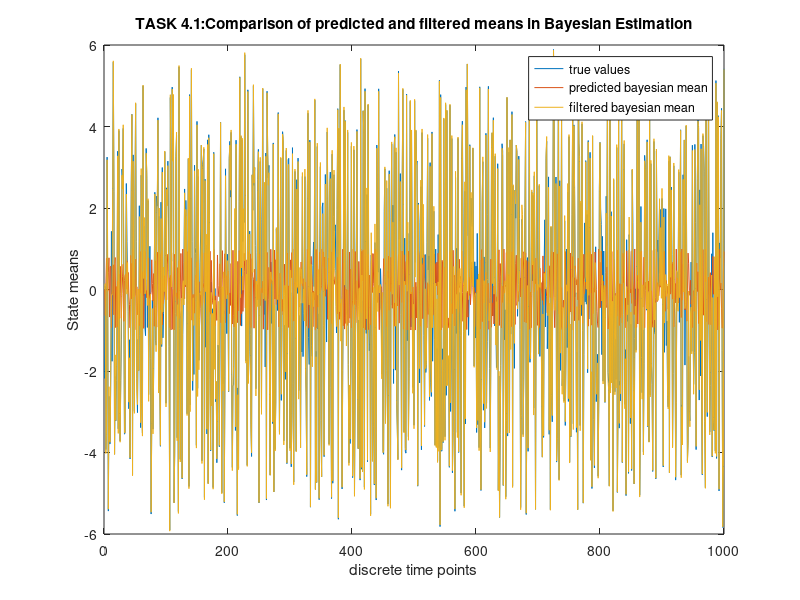
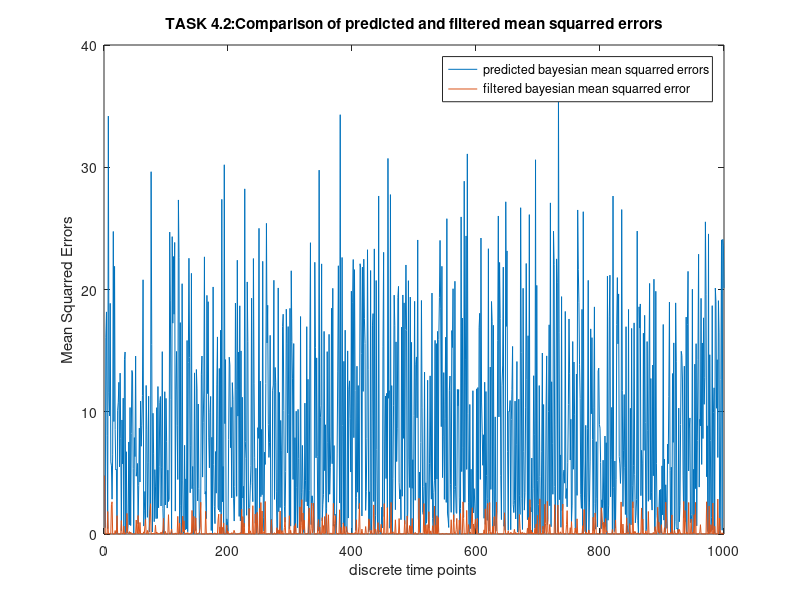
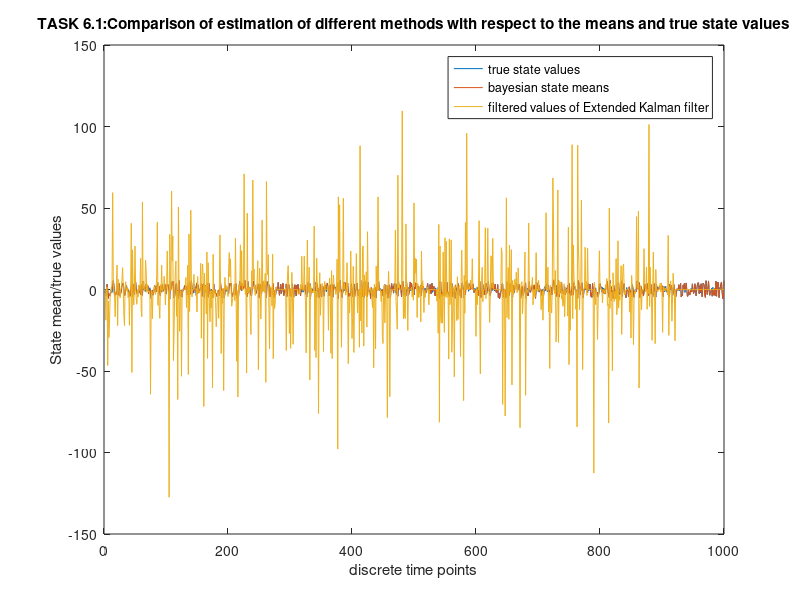
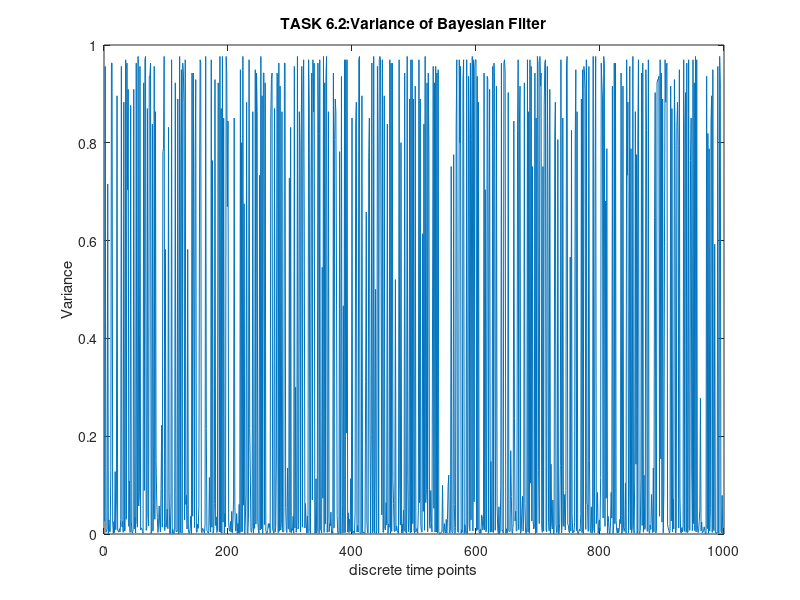

Write MATLAB code to recreate these figures, in order.
% Soumya Ganguly
% PID : A53274333
% Final project 
% MAE 288 B: Optimal Estimation
clc;
clear all;

%% 
% Generation of data

% Number of timesteps
n_t = 1000;

% Noise parameters

prompt = 'Please input the range of the uniform distribution of disturbance';
d = input(prompt)

prompt = 'Please input the range of the uniform distribution of noise';
h=input(prompt)

Y_true = zeros(1, n_t);
X_true = zeros(1, n_t); 
X_true(1,1) = -pi + 2*pi*rand;
Y_true(1,1)=X_true(1, 1)^3+(-h + 2*h*rand);
for i = 2 : n_t
    X_true(1, i) = sin(X_true(1, i-1))+(-d + 2*d*rand); % generation of true state values
    Y_true(1, i) = X_true(1, i)^3+(-h + 2*h*rand); %generation of measurement
    
end
 
%%
% Bayesian filter

% Number of sample points for pdf
n_samp = 1000;

% Initializing filter
pdfX_f = zeros(n_t, n_samp);

X0 = linspace(-pi, pi, n_samp);
X = linspace(-1-d, 1+d, n_samp);

% Initializing predictor
pdfX_p = zeros(n_t, n_samp);
pdfX_p(1,:)= ones(1, n_samp)/(2*pi);

pdfX_f(1,:)= (1/(2*h))*(abs(Y_true(1, 1)-X0.^3) < h).*pdfX_p(1,:);
pdfX_f(1,:)= (n_samp/(2*pi))*pdfX_f(1,:)/sum(pdfX_f(1,:));
pdfX_p(2, :) = (2*pi/n_samp)*((1/(2*d))*(abs(X'-sin(X0)) < d)*pdfX_f(1,:)')';
    
X_mean_filtered(1,1)=((2*pi/n_samp)*pdfX_f(1,:)*X0');
var_f_X(1,1)=((2*pi/n_samp)*pdfX_f(1,:)*(X0.^2)') -(((2*pi/n_samp)*pdfX_f(1,:)*X0')^2);
X_mean_predicted(1,1)=((2*pi/n_samp)*pdfX_p(1,:)*X0');

for i = 2 : n_t
    % Filter update
    pdfX_f(i, :) = (1/(2*h))*(abs(Y_true(1, i)-X.^3) < h).*pdfX_p(i, :);
    pdfX_f(i, :) = (n_samp/(2*(1+d)))*pdfX_f(i, :)/(sum(pdfX_f(i, :)));
    % Predictor update
    pdfX_p(i+1, :) = (2*(1+d)/n_samp)*((1/(2*d))*(abs(X'-sin(X)) < d)*pdfX_f(i, :)')';
    X_mean_filtered_bayes(1,i) = ((2*(1+d)/n_samp)*pdfX_f(i,:)*X')';
    var_f_X(1,i)=((2*(1+d)/n_samp)*pdfX_f(i,:)*(X.^2)') -(((2*(1+d)/n_samp)*pdfX_f(i,:)*X')^2);
    X_mean_predicted_bayes(1,i)= ((2*(1+d)/n_samp)*pdfX_p(i,:)*X')';
end


figure(1)
plot(X_true)
hold on
plot(X_mean_predicted_bayes)
hold on
plot(X_mean_filtered_bayes)
legend('true values','predicted bayesian mean','filtered bayesian mean')
xlabel('discrete time points') 
ylabel('State means')
title('TASK 4.1:Comparison of predicted and filtered means in Bayesian Estimation')


figure(2)
plot((X_mean_predicted_bayes - X_true).^2)
hold on
plot((X_mean_filtered_bayes-X_true).^2)
legend('predicted bayesian mean squarred errors','filtered bayesian mean squarred error')
xlabel('discrete time points') 
ylabel('Mean Squarred Errors')
title('TASK 4.2:Comparison of predicted and filtered mean squarred errors')
%% Extended Kalman filter

% Initializing predictor
Pp = zeros(1, n_t+2);         %predictor covariance
xp = zeros(1, n_t+2);         % predictor state
yp = zeros(1, n_t+2);         % predictor output
Pp(1, 1) = pi^2/3;            % initial predictor covariance for uniform distribution
xp(1, 1) = 1e-1;              % initial predictor mean value, cannot take as zero, 
% because then every subsequent result will be zero

% Initializing filter
Pf = zeros(1, n_t+1); %filter covariance
xf = zeros(1, n_t+1); %filtered state
yf = zeros(1, n_t+1); % filtered output
% Variance of noise
Q = d^2/3; % true for uniform distribution
R = h^2/3;

% Run the Extended Kalman filter
for i = 1 : n_t
    % Filter update
    H = 3*xp(1, i)^2;
    K = Pp(1, i)*H/(H^2*Pp(1, i)+R); % kalman gain
    xf(1, i) = xp(1, i) + K*(Y_true(1, i)-xp(1, i)^3);
    Pf(1, i) = Pp(1, i)-Pp(1, i)^2*H^2/(H^2*Pp(1, i)+R);
    
    % Predictor update
    xp(1, i+1) = sin(xf(1, i));
    F = cos(xf(1, i));
    Pp(1, i+1) = F^2*Pf(1, i)+Q;
end

%Plots of Task 6

figure(3)
plot(X_true)
hold on
% plotting expected value of state obtained from bayesian filter
plot(X_mean_filtered_bayes)
hold on
%plotting EKF state data
plot(xf(1, 2 : n_t+1))
legend('true state values','bayesian state means','filtered values of Extended Kalman filter')
xlabel('discrete time points') 
ylabel('State mean/true values') 
title('TASK 6.1:Comparison of estimation of different methods with respect to the means and true state values')

figure(4)
plot(var_f_X)
%legend('variance of bayesian filter')
xlabel('discrete time points') 
ylabel('Variance') 
title('TASK 6.2:Variance of Bayesian Filter')

figure(5)
plot(Pf(1,2:n_t+1),'r')
xlabel('discrete time points') 
ylabel('Variance') 
%legend('variance of Extended Kalman Filter')
title('TASK 6.2:Variance of Extended Kalman Filter')
